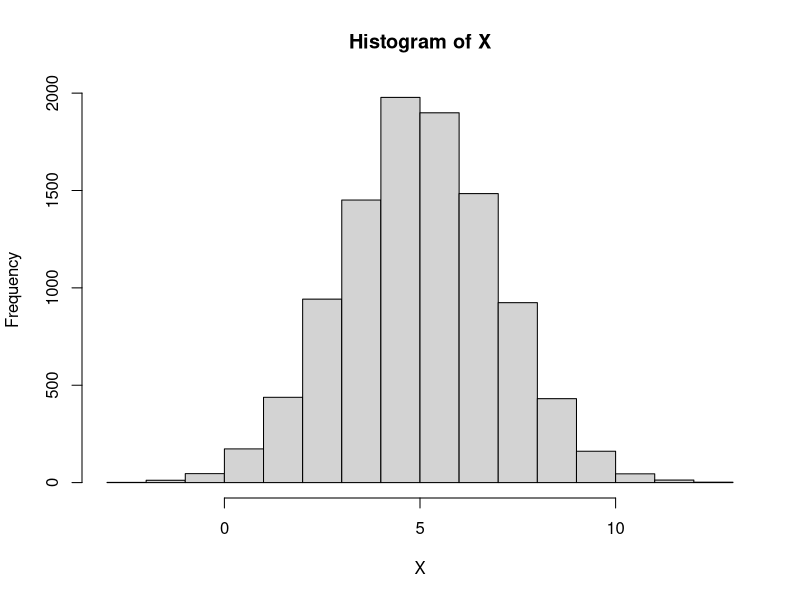
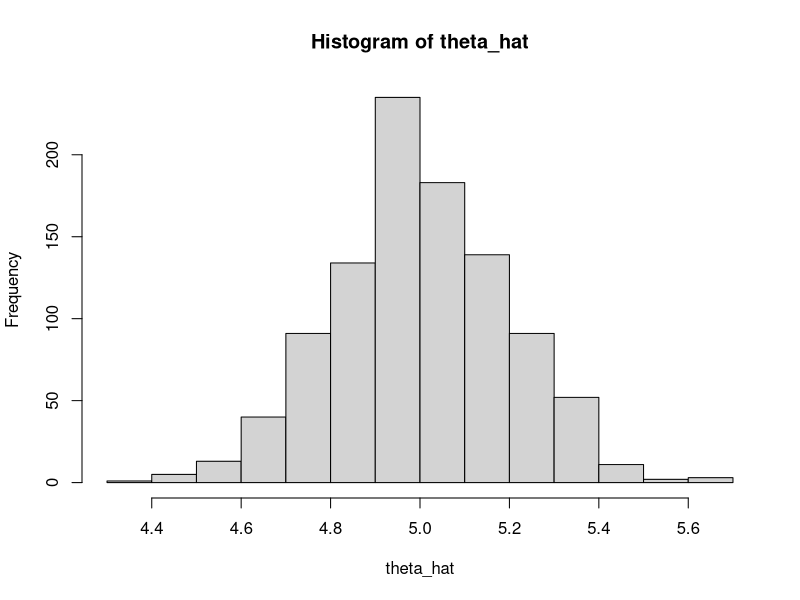

The R script that drew these images, in order:
set.seed(123)
X=rnorm(10000,5,2)
X
hist(X)

x_s= sample(X,100) #sample of size 100 form pop X
x_s
mean(x_s)
theta_hat=c() #create a hollow vector

for(i in 1:1000){
  x_s= sample(X,100)
  theta_hat[i]= mean(x_s)
}

theta_hat
hist(theta_hat)
